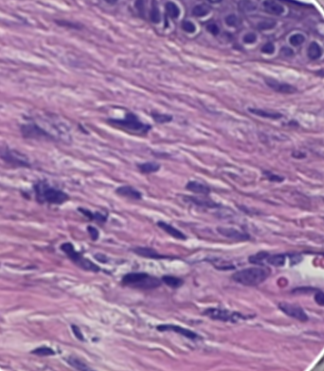
#> input picture CP.png, 324 x 371 px, found by its file name
$ jupyter execute --allow-errors gmm_fuzzy.ipynb
#> lines starting #> are read from the running program, lines starting #| are printed output that depends on the picture
[cell 1]
#abrir imagen RGB de tejido H&E
#aplicar alguna tecnica de mejora de contraste
#aplicar gmm fuzzy para 4 distrubciones
#contabilizar cuantos pixeles hay por cada uno de los clusters
#mostrar en pantalla las 4 distribuciones, la imagen original y cuantos pixeles por cluster hay

[cell 2]
import cv2
import numpy as np
import matplotlib.pyplot as plt
import skfuzzy as fuzz
from sklearn.preprocessing import MinMaxScaler
import os
import pandas as pd
from scipy.stats import f_oneway
import scipy.stats as stats
import seaborn as sns

[cell 3]
# 1. Cargar imagen RGB
ruta_imagen = 'ims\CP.png'
imagen_rgb = cv2.imread(ruta_imagen)
#> imagen_rgb is the input picture: shape (371, 324, 3); mean B, G, R 167.1, 122.9, 162.4
imagen_rgb = cv2.cvtColor(imagen_rgb, cv2.COLOR_BGR2RGB)

# 2. Mejora de contraste (CLAHE aplicado al canal de luminancia)
def mejora_contraste_rgb(img_rgb):
    img_ycrcb = cv2.cvtColor(img_rgb, cv2.COLOR_RGB2YCrCb)
#> img_ycrcb: shape (371, 324, 3); mean of channels 0, 1, 2 139.8, 144.2, 143.4
    y, cr, cb = cv2.split(img_ycrcb)
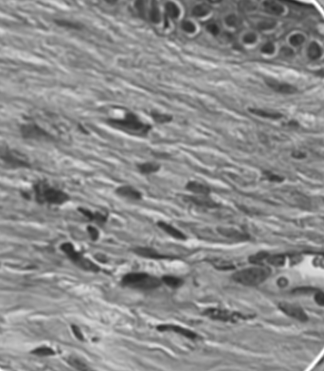
#> y: shape (371, 324); min 38, max 255, mean 139.8
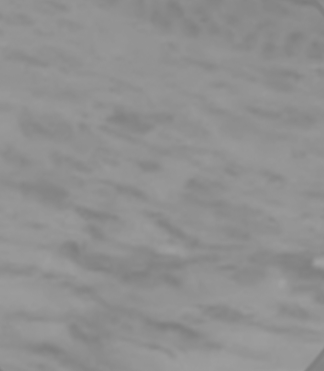
#> cr: shape (371, 324); min 124, max 160, mean 144.2
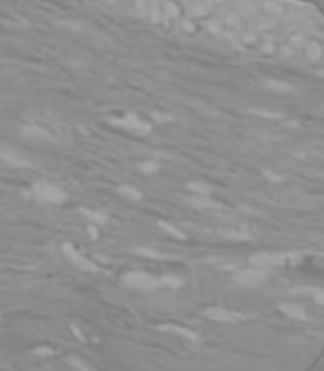
#> cb: shape (371, 324); min 123, max 171, mean 143.4
    clahe = cv2.createCLAHE(clipLimit=2.0, tileGridSize=(8, 8))
    y_eq = clahe.apply(y)
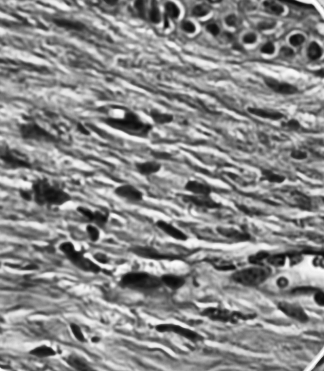
#> y_eq: shape (371, 324); min 8, max 255, mean 136
    img_ycrcb_eq = cv2.merge((y_eq, cr, cb))
#> img_ycrcb_eq: shape (371, 324, 3); mean of channels 0, 1, 2 136, 144.2, 143.4
    img_eq = cv2.cvtColor(img_ycrcb_eq, cv2.COLOR_YCrCb2RGB)
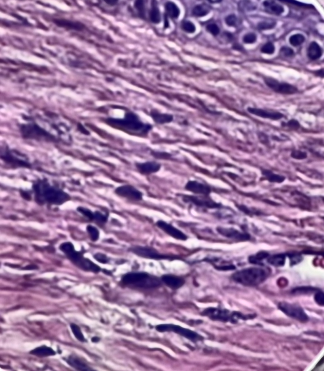
#> img_eq: shape (371, 324, 3); mean R, G, B 158.6, 119.2, 163.4
    return img_eq

imagen_mejorada = mejora_contraste_rgb(imagen_rgb)

# 3. Redimensionar imagen y preparar datos para clustering
pixels = imagen_mejorada.reshape(-1, 3).astype(np.float64)
escaler = MinMaxScaler()
pixels_norm = escaler.fit_transform(pixels.T)  # Normaliza cada canal [0, 1]

# 4. Aplicar GMM-Fuzzy con 4 clústeres
#> (the rest of this cell did not finish here and is left out)

$ run again, with CN.png copied over CP.png
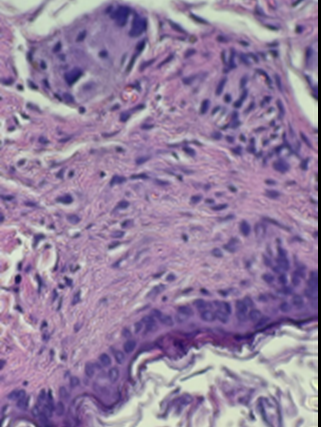
#> input picture CN.png, 321 x 427 px, found by its file name
#> imagen_rgb is the input picture: shape (427, 321, 3); mean B, G, R 161, 127.6, 149.7
#> img_ycrcb: shape (427, 321, 3); mean of channels 0, 1, 2 138, 136.4, 141
#> in mejora_contraste_rgb, `y_eq = clahe.apply(y)`:
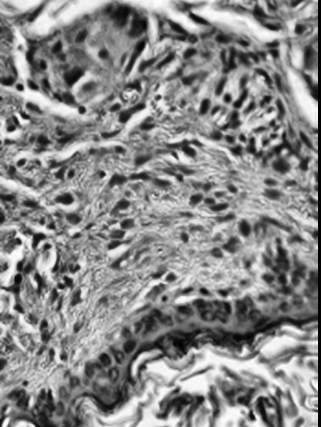
#> y_eq: shape (427, 321); min 2, max 254, mean 136
#> img_ycrcb_eq: shape (427, 321, 3); mean of channels 0, 1, 2 136, 136.4, 141
#> in mejora_contraste_rgb, `img_eq = cv2.cvtColor(img_ycrcb_eq, cv2.COLOR_YCrCb2RGB)`:
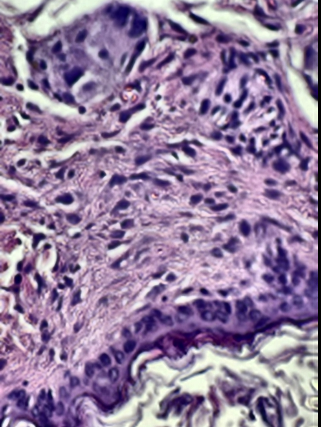
#> img_eq: shape (427, 321, 3); mean R, G, B 147.7, 125.6, 159.1

$ run again, with E1.png copied over CP.png
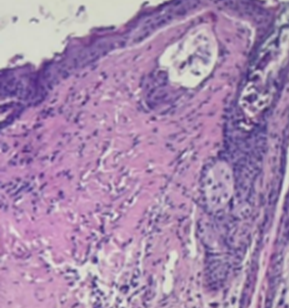
#> input picture E1.png, 289 x 308 px, found by its file name
#> imagen_rgb is the input picture: shape (308, 289, 3); mean B, G, R 174.8, 136.4, 167.4
#> img_ycrcb: shape (308, 289, 3); mean of channels 0, 1, 2 150.1, 140.4, 142
#> in mejora_contraste_rgb, `y_eq = clahe.apply(y)`:
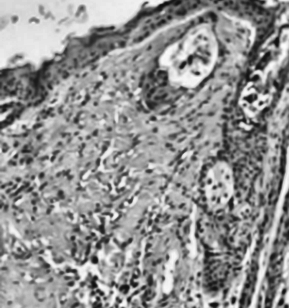
#> y_eq: shape (308, 289); min 12, max 253, mean 145.9
#> img_ycrcb_eq: shape (308, 289, 3); mean of channels 0, 1, 2 145.9, 140.4, 142
#> in mejora_contraste_rgb, `img_eq = cv2.cvtColor(img_ycrcb_eq, cv2.COLOR_YCrCb2RGB)`:
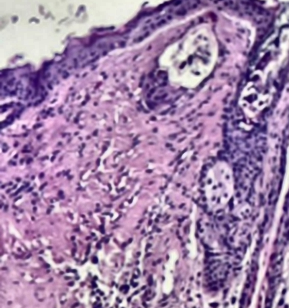
#> img_eq: shape (308, 289, 3); mean R, G, B 163.3, 132.2, 170.7

$ run again, with E2.png copied over CP.png
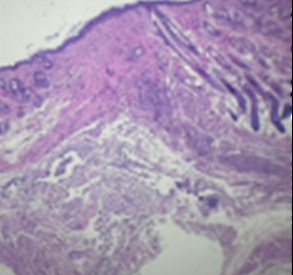
#> input picture E2.png, 293 x 275 px, found by its file name
#> imagen_rgb is the input picture: shape (275, 293, 3); mean B, G, R 176, 149.7, 166.5
#> img_ycrcb: shape (275, 293, 3); mean of channels 0, 1, 2 157.7, 134.3, 138.3
#> in mejora_contraste_rgb, `y, cr, cb = cv2.split(img_ycrcb)`:
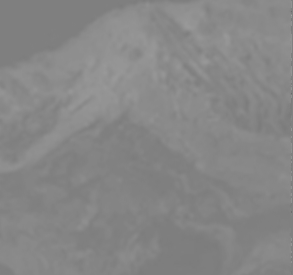
#> cr: shape (275, 293); min 107, max 164, mean 134.3
#> img_ycrcb_eq: shape (275, 293, 3); mean of channels 0, 1, 2 148.9, 134.3, 138.3
#> in mejora_contraste_rgb, `img_eq = cv2.cvtColor(img_ycrcb_eq, cv2.COLOR_YCrCb2RGB)`:
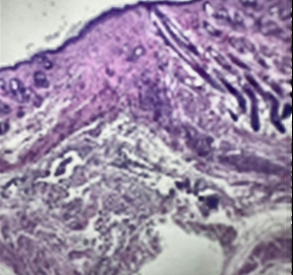
#> img_eq: shape (275, 293, 3); mean R, G, B 157.6, 140.9, 167.1
